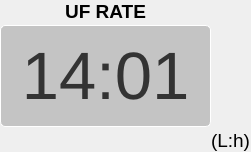
                          <widget class="QFrame" name="frame_24">
                           <property name="frameShape">
                            <enum>QFrame::NoFrame</enum>
                           </property>
                           <property name="frameShadow">
                            <enum>QFrame::Raised</enum>
                           </property>
                           <layout class="QHBoxLayout" name="horizontalLayout_14">
                            <property name="spacing">
                             <number>0</number>
                            </property>
                            <property name="leftMargin">
                             <number>0</number>
                            </property>
                            <property name="topMargin">
                             <number>0</number>
                            </property>
                            <property name="rightMargin">
                             <number>0</number>
                            </property>
                            <property name="bottomMargin">
                             <number>0</number>
                            </property>
                            <item>
                             <widget class="QFrame" name="frame_25">
                              <property name="frameShape">
                               <enum>QFrame::NoFrame</enum>
                              </property>
                              <property name="frameShadow">
                               <enum>QFrame::Raised</enum>
                              </property>
                              <layout class="QGridLayout" name="gridLayout_15">
                               <property name="leftMargin">
                                <number>0</number>
                               </property>
                               <property name="topMargin">
                                <number>0</number>
                               </property>
                               <property name="rightMargin">
                                <number>0</number>
                               </property>
                               <property name="bottomMargin">
                                <number>0</number>
                               </property>
                               <property name="horizontalSpacing">
                                <number>0</number>
                               </property>
                               <property name="verticalSpacing">
                                <number>2</number>
                               </property>
                               <item row="1" column="0">
                                <widget class="QPushButton" name="ufrate_button">
                                 <property name="minimumSize">
                                  <size>
                                   <width>211</width>
                                   <height>102</height>
                                  </size>
                                 </property>
                                 <property name="maximumSize">
                                  <size>
                                   <width>211</width>
                                   <height>102</height>
                                  </size>
                                 </property>
                                 <property name="styleSheet">
                                  <string notr="true">font: 50pt;
color: #333;
background: #C4C4C4;
border: 1px solid #FFFFFF;
box-sizing: border-box;
box-shadow: 0px 4px 4px rgba(0, 0, 0, 0.25);
border-radius: 5px;</string>
                                 </property>
                                 <property name="text">
                                  <string>14:01</string>
                                 </property>
                                </widget>
                               </item>
                               <item row="0" column="0">
                                <widget class="QLabel" name="label_19">
                                 <property name="font">
                                  <font>
                                   <pointsize>14</pointsize>
                                   <weight>75</weight>
                                   <bold>true</bold>
                                  </font>
                                 </property>
                                 <property name="styleSheet">
                                  <string notr="true"/>
                                 </property>
                                 <property name="text">
                                  <string>UF RATE</string>
                                 </property>
                                 <property name="alignment">
                                  <set>Qt::AlignCenter</set>
                                 </property>
                                </widget>
                               </item>
                               <item row="2" column="1">
                                <widget class="QLabel" name="label_41">
                                 <property name="font">
                                  <font>
                                   <pointsize>14</pointsize>
                                  </font>
                                 </property>
                                 <property name="styleSheet">
                                  <string notr="true"/>
                                 </property>
                                 <property name="text">
                                  <string>(L:h)</string>
                                 </property>
                                 <property name="alignment">
                                  <set>Qt::AlignLeading|Qt::AlignLeft|Qt::AlignTop</set>
                                 </property>
                                </widget>
                               </item>
                              </layout>
                             </widget>
                            </item>
                           </layout>
                          </widget>
